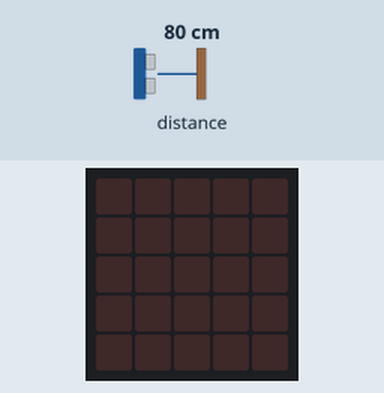
This program was run on a simulated BBC micro:bit (MakeCode). Parts: the board's 5×5 LED display. The inputs (shaded band) are chosen by the test bench; at power-on: distance to the obstacle 80 cm.

Above: at 1.2 s.
1.3 s: distance to the obstacle set to 2 cm
At 2.4 s:
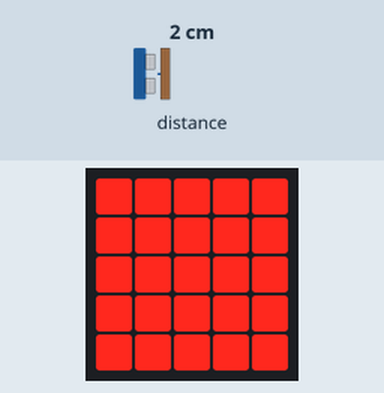
2.8 s: distance to the obstacle set to 4 cm
At 4.3 s:
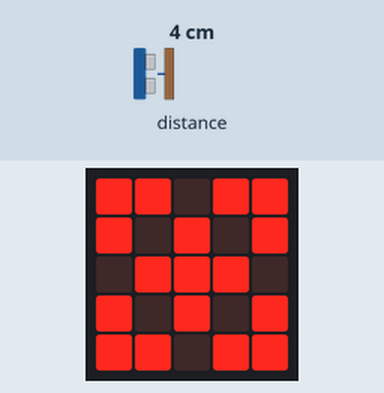
Timing chart, 0 to 5.8 s (numbered marks = the images above; inputs shaded):
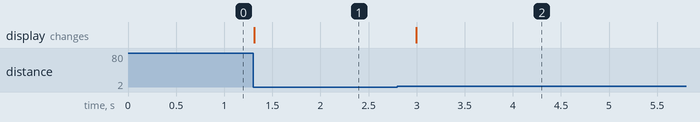

Measured:
- after the input at 1.3 s, the display: changes at once (image 1)
- after the input at 2.8 s, the display: changes after 0.20 s (image 2)

The program:

main.ts
```typescript
let distance = 0
basic.forever(function () {
    distance = sonar.ping(
    DigitalPin.P0,
    DigitalPin.P1,
    PingUnit.Centimeters
    )
    if (distance == 10) {
        basic.showLeds(`
            . . . . .
            . . . . .
            . . # . .
            . . . . .
            . . . . .
            `)
    }
    if (distance == 8) {
        basic.showLeds(`
            . . . . .
            . . # . .
            . # # # .
            . . # . .
            . . . . .
            `)
    }
    if (distance == 6) {
        basic.showLeds(`
            . . . . .
            . # # # .
            . # # # .
            . # # # .
            . . . . .
            `)
    }
    if (distance == 5) {
        basic.showLeds(`
            # . . . #
            . # # # .
            . # # # .
            . # # # .
            # . . . #
            `)
    }
    if (distance == 4) {
        basic.showLeds(`
            # # . # #
            # . # . #
            . # # # .
            # . # . #
            # # . # #
            `)
    }
    if (distance == 2) {
        basic.showLeds(`
            # # # # #
            # # # # #
            # # # # #
            # # # # #
            # # # # #
            `)
    }
})
```

test.ts
```typescript
// les tests vont ici ; cela ne sera pas compilé si ce paquet est utilisé en tant qu'extension.
```
